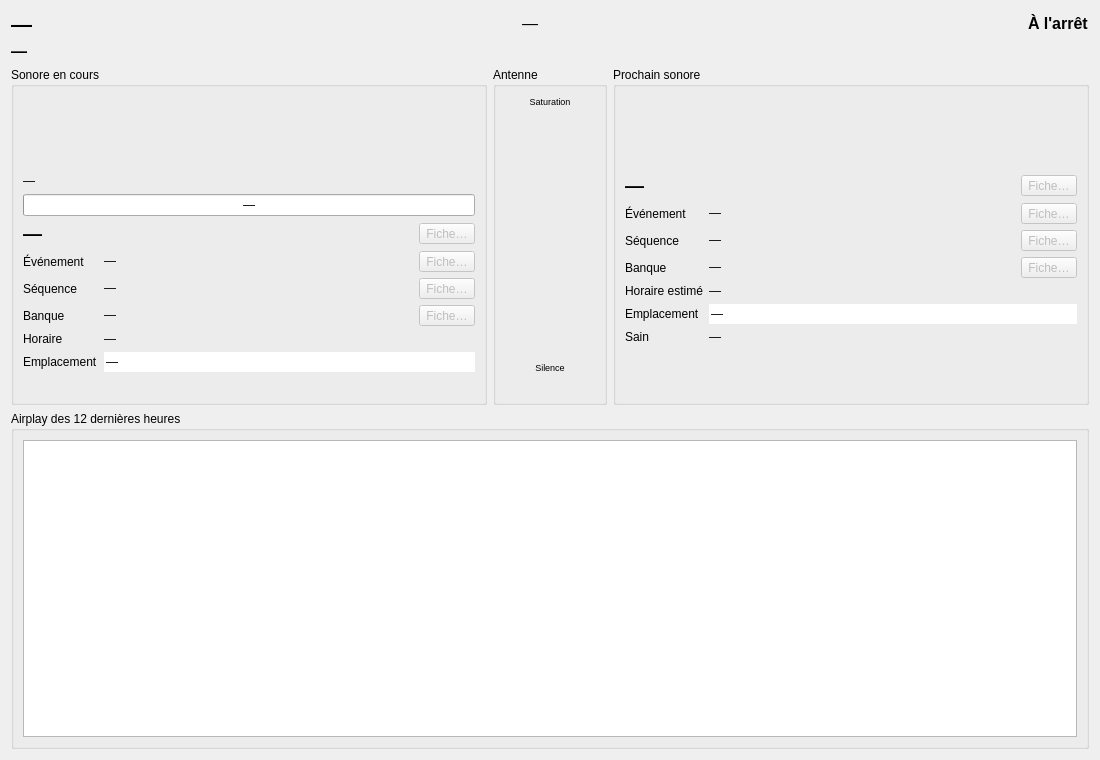
<?xml version="1.0" encoding="UTF-8"?>
<ui version="4.0">
 <class>EcranParDefaut</class>
 <widget class="QWidget" name="EcranParDefaut">
  <property name="geometry">
   <rect>
    <x>0</x>
    <y>0</y>
    <width>1100</width>
    <height>760</height>
   </rect>
  </property>
  <property name="windowTitle">
   <string>MachinCast</string>
  </property>
  <layout class="QVBoxLayout" name="disposition">
   <item>
    <layout class="QHBoxLayout" name="bandeau" stretch="0,1,0">
     <item>
      <widget class="QLabel" name="heure">
       <property name="font">
        <font>
         <pointsize>16</pointsize><bold>true</bold>
        </font>
       </property>
       <property name="text">
        <string>—</string>
       </property>
       <property name="textInteractionFlags">
        <set>Qt::TextInteractionFlag::TextSelectableByMouse</set>
       </property>
      </widget>
     </item>
     <item>
      <widget class="QLabel" name="texte_public">
       <property name="toolTip">
        <string>Ce que les sorties publiques affichent du sonore en cours</string>
       </property>
       <property name="font">
        <font>
         <pointsize>12</pointsize>
         <italic>true</italic>
        </font>
       </property>
       <property name="text">
        <string>—</string>
       </property>
       <property name="alignment">
        <set>Qt::AlignmentFlag::AlignCenter</set>
       </property>
       <property name="wordWrap">
        <bool>true</bool>
       </property>
       <property name="textInteractionFlags">
        <set>Qt::TextInteractionFlag::TextSelectableByMouse</set>
       </property>
      </widget>
     </item>
     <item>
      <widget class="QLabel" name="etat_lecture">
       <property name="toolTip">
        <string>État de Machin lecture</string>
       </property>
       <property name="font">
        <font>
         <pointsize>12</pointsize><bold>true</bold>
        </font>
       </property>
       <property name="text">
        <string>À l'arrêt</string>
       </property>
       <property name="textInteractionFlags">
        <set>Qt::TextInteractionFlag::TextSelectableByMouse</set>
       </property>
      </widget>
     </item>
    </layout>
   </item>
   <item>
    <layout class="QHBoxLayout" name="ligne_evenement_antenne" stretch="1">
     <item>
      <widget class="QLabel" name="evenement_antenne">
       <property name="toolTip">
        <string>Événement à l'antenne</string>
       </property>
       <property name="font">
        <font>
         <pointsize>12</pointsize><bold>true</bold>
        </font>
       </property>
       <property name="text">
        <string>—</string>
       </property>
       <property name="textInteractionFlags">
        <set>Qt::TextInteractionFlag::TextSelectableByMouse</set>
       </property>
       <property name="wordWrap">
        <bool>true</bool>
       </property>
      </widget>
     </item>
    </layout>
   </item>
   <item>
    <layout class="QHBoxLayout" name="sonores" stretch="1,0,1">
     <item>
      <widget class="QGroupBox" name="cadre_en_cours">
       <property name="title">
        <string>Sonore en cours</string>
       </property>
       <layout class="QVBoxLayout" name="disposition_en_cours">
        <item>
         <widget class="QWidget" name="place_frise_en_cours" native="true">
          <property name="toolTip">
           <string>Forme d'onde, blancs et fondus du sonore en cours, tels que la diffusion le joue</string>
          </property>
          <property name="minimumSize">
           <size>
            <width>0</width>
            <height>72</height>
           </size>
          </property>
         </widget>
        </item>
        <item>
         <widget class="QLabel" name="en_cours_reste">
          <property name="text">
           <string>—</string>
          </property>
          <property name="textInteractionFlags">
           <set>Qt::TextInteractionFlag::TextSelectableByMouse</set>
          </property>
         </widget>
        </item>
        <item>
         <widget class="QProgressBar" name="en_cours_progression">
          <property name="maximum">
           <number>100</number>
          </property>
          <property name="value">
           <number>0</number>
          </property>
          <property name="format">
           <string>—</string>
          </property>
         </widget>
        </item>
        <item>
         <layout class="QHBoxLayout" name="ligne_en_cours_titre" stretch="1,0">
          <item>
           <widget class="QLabel" name="en_cours_titre">
       <property name="font">
        <font>
         <pointsize>14</pointsize><bold>true</bold>
        </font>
       </property>
       <property name="text">
        <string>—</string>
       </property>
       <property name="textInteractionFlags">
        <set>Qt::TextInteractionFlag::TextSelectableByMouse</set>
       </property>
       <property name="wordWrap">
        <bool>true</bool>
       </property>
      </widget>
          </item>
          <item>
           <widget class="QToolButton" name="ouvrir_sonore_en_cours">
          <property name="toolTip">
           <string>Ouvrir la fiche du sonore</string>
          </property>
          <property name="text">
           <string>Fiche…</string>
          </property>
          <property name="enabled">
           <bool>false</bool>
          </property>
         </widget>
          </item>
         </layout>
        </item>
        <item>
         <layout class="QFormLayout" name="formulaire_en_cours">
          <item row="0" column="0">
           <widget class="QLabel" name="intitule_en_cours_evenement">
            <property name="text">
             <string>Événement</string>
            </property>
           </widget>
          </item>
          <item row="0" column="1">
           <layout class="QHBoxLayout" name="ligne_en_cours_evenement" stretch="1,0">
            <item>
             <widget class="QLabel" name="en_cours_evenement">
       <property name="text">
        <string>—</string>
       </property>
       <property name="textInteractionFlags">
        <set>Qt::TextInteractionFlag::TextSelectableByMouse</set>
       </property>
       <property name="wordWrap">
        <bool>true</bool>
       </property>
      </widget>
            </item>
            <item>
             <widget class="QToolButton" name="ouvrir_evenement_en_cours">
          <property name="toolTip">
           <string>Ouvrir la fiche de l'événement</string>
          </property>
          <property name="text">
           <string>Fiche…</string>
          </property>
          <property name="enabled">
           <bool>false</bool>
          </property>
         </widget>
            </item>
           </layout>
          </item>
          <item row="1" column="0">
           <widget class="QLabel" name="intitule_en_cours_sequence">
            <property name="text">
             <string>Séquence</string>
            </property>
           </widget>
          </item>
          <item row="1" column="1">
           <layout class="QHBoxLayout" name="ligne_en_cours_sequence" stretch="1,0">
            <item>
           <widget class="QLabel" name="en_cours_sequence">
       <property name="text">
        <string>—</string>
       </property>
       <property name="textInteractionFlags">
        <set>Qt::TextInteractionFlag::TextSelectableByMouse</set>
       </property>
       <property name="wordWrap">
        <bool>true</bool>
       </property>
      </widget>
            </item>
            <item>
             <widget class="QToolButton" name="ouvrir_sequence_en_cours">
          <property name="toolTip">
           <string>Ouvrir la fiche de la séquence</string>
          </property>
          <property name="text">
           <string>Fiche…</string>
          </property>
          <property name="enabled">
           <bool>false</bool>
          </property>
         </widget>
            </item>
           </layout>
          </item>
          <item row="2" column="0">
           <widget class="QLabel" name="intitule_en_cours_banque">
            <property name="text">
             <string>Banque</string>
            </property>
           </widget>
          </item>
          <item row="2" column="1">
           <layout class="QHBoxLayout" name="ligne_en_cours_banque" stretch="1,0">
            <item>
           <widget class="QLabel" name="en_cours_banque">
       <property name="text">
        <string>—</string>
       </property>
       <property name="textInteractionFlags">
        <set>Qt::TextInteractionFlag::TextSelectableByMouse</set>
       </property>
       <property name="wordWrap">
        <bool>true</bool>
       </property>
      </widget>
            </item>
            <item>
             <widget class="QToolButton" name="ouvrir_banque_en_cours">
          <property name="toolTip">
           <string>Ouvrir la fiche de la banque</string>
          </property>
          <property name="text">
           <string>Fiche…</string>
          </property>
          <property name="enabled">
           <bool>false</bool>
          </property>
         </widget>
            </item>
           </layout>
          </item>
          <item row="3" column="0">
           <widget class="QLabel" name="intitule_en_cours_horaire">
            <property name="text">
             <string>Horaire</string>
            </property>
           </widget>
          </item>
          <item row="3" column="1">
           <widget class="QLabel" name="en_cours_horaire">
       <property name="text">
        <string>—</string>
       </property>
       <property name="textInteractionFlags">
        <set>Qt::TextInteractionFlag::TextSelectableByMouse</set>
       </property>
       <property name="wordWrap">
        <bool>true</bool>
       </property>
      </widget>
          </item>
          <item row="4" column="0">
           <widget class="QLabel" name="intitule_en_cours_emplacement">
            <property name="text">
             <string>Emplacement</string>
            </property>
           </widget>
          </item>
          <item row="4" column="1">
           <widget class="QLineEdit" name="en_cours_emplacement">
            <property name="text">
             <string>—</string>
            </property>
            <property name="frame">
             <bool>false</bool>
            </property>
            <property name="readOnly">
             <bool>true</bool>
            </property>
           </widget>
          </item>
         </layout>
        </item>
        <item>
         <spacer name="tasser_en_cours">
          <property name="orientation">
           <enum>Qt::Orientation::Vertical</enum>
          </property>
          <property name="sizeHint" stdset="0">
           <size>
            <width>0</width>
            <height>0</height>
           </size>
          </property>
         </spacer>
        </item>
       </layout>
      </widget>
     </item>
     <item>
      <widget class="QGroupBox" name="colonne_antenne">
       <property name="maximumSize">
        <size>
         <width>140</width>
         <height>16777215</height>
        </size>
       </property>
       <property name="title">
        <string>Antenne</string>
       </property>
       <layout class="QVBoxLayout" name="disposition_antenne" stretch="0,1,0,0">
        <item>
         <widget class="QLabel" name="voyant_saturation">
          <property name="font">
           <font>
            <pointsize>7</pointsize>
           </font>
          </property>
          <property name="toolTip">
           <string>Une crête à -1 dBFS ou plus, dans les 3 dernières secondes</string>
          </property>
          <property name="text">
           <string>Saturation</string>
          </property>
          <property name="alignment">
           <set>Qt::AlignmentFlag::AlignCenter</set>
          </property>
         </widget>
        </item>
        <item>
         <widget class="QWidget" name="place_vumetre" native="true">
          <property name="sizePolicy">
           <sizepolicy hsizetype="Preferred" vsizetype="Expanding">
            <horstretch>0</horstretch>
            <verstretch>1</verstretch>
           </sizepolicy>
          </property>
          <property name="minimumSize">
           <size>
            <width>90</width>
            <height>160</height>
           </size>
          </property>
         </widget>
        </item>
        <item>
         <widget class="QLabel" name="voyant_silence">
          <property name="font">
           <font>
            <pointsize>7</pointsize>
           </font>
          </property>
          <property name="toolTip">
           <string>Plus de 5 secondes sous -50 dBFS</string>
          </property>
          <property name="text">
           <string>Silence</string>
          </property>
          <property name="alignment">
           <set>Qt::AlignmentFlag::AlignCenter</set>
          </property>
         </widget>
        </item>
        <item>
         <widget class="QLabel" name="etat_moniteur">
          <property name="text">
           <string/>
          </property>
          <property name="wordWrap">
           <bool>true</bool>
          </property>
         </widget>
        </item>
       </layout>
      </widget>
     </item>
     <item>
      <widget class="QGroupBox" name="cadre_prochain">
       <property name="title">
        <string>Prochain sonore</string>
       </property>
       <layout class="QVBoxLayout" name="disposition_prochain">
        <item>
         <widget class="QWidget" name="place_frise_prochain" native="true">
          <property name="toolTip">
           <string>Forme d'onde, blancs et fondus du prochain sonore, tels que la diffusion le jouera</string>
          </property>
          <property name="minimumSize">
           <size>
            <width>0</width>
            <height>72</height>
           </size>
          </property>
         </widget>
        </item>
        <item>
         <layout class="QHBoxLayout" name="ligne_prochain_titre" stretch="1,0">
          <item>
           <widget class="QLabel" name="prochain_titre">
       <property name="font">
        <font>
         <pointsize>14</pointsize><bold>true</bold>
        </font>
       </property>
       <property name="text">
        <string>—</string>
       </property>
       <property name="textInteractionFlags">
        <set>Qt::TextInteractionFlag::TextSelectableByMouse</set>
       </property>
       <property name="wordWrap">
        <bool>true</bool>
       </property>
      </widget>
          </item>
          <item>
           <widget class="QToolButton" name="ouvrir_sonore_prochain">
          <property name="toolTip">
           <string>Ouvrir la fiche du sonore</string>
          </property>
          <property name="text">
           <string>Fiche…</string>
          </property>
          <property name="enabled">
           <bool>false</bool>
          </property>
         </widget>
          </item>
         </layout>
        </item>
        <item>
         <layout class="QFormLayout" name="formulaire_prochain">
          <item row="0" column="0">
           <widget class="QLabel" name="intitule_prochain_evenement">
            <property name="text">
             <string>Événement</string>
            </property>
           </widget>
          </item>
          <item row="0" column="1">
           <layout class="QHBoxLayout" name="ligne_prochain_evenement" stretch="1,0">
            <item>
             <widget class="QLabel" name="prochain_evenement">
       <property name="text">
        <string>—</string>
       </property>
       <property name="textInteractionFlags">
        <set>Qt::TextInteractionFlag::TextSelectableByMouse</set>
       </property>
       <property name="wordWrap">
        <bool>true</bool>
       </property>
      </widget>
            </item>
            <item>
             <widget class="QToolButton" name="ouvrir_evenement_prochain">
          <property name="toolTip">
           <string>Ouvrir la fiche de l'événement</string>
          </property>
          <property name="text">
           <string>Fiche…</string>
          </property>
          <property name="enabled">
           <bool>false</bool>
          </property>
         </widget>
            </item>
           </layout>
          </item>
          <item row="1" column="0">
           <widget class="QLabel" name="intitule_prochain_sequence">
            <property name="text">
             <string>Séquence</string>
            </property>
           </widget>
          </item>
          <item row="1" column="1">
           <layout class="QHBoxLayout" name="ligne_prochain_sequence" stretch="1,0">
            <item>
           <widget class="QLabel" name="prochain_sequence">
       <property name="text">
        <string>—</string>
       </property>
       <property name="textInteractionFlags">
        <set>Qt::TextInteractionFlag::TextSelectableByMouse</set>
       </property>
       <property name="wordWrap">
        <bool>true</bool>
       </property>
      </widget>
            </item>
            <item>
             <widget class="QToolButton" name="ouvrir_sequence_prochain">
          <property name="toolTip">
           <string>Ouvrir la fiche de la séquence</string>
          </property>
          <property name="text">
           <string>Fiche…</string>
          </property>
          <property name="enabled">
           <bool>false</bool>
          </property>
         </widget>
            </item>
           </layout>
          </item>
          <item row="2" column="0">
           <widget class="QLabel" name="intitule_prochain_banque">
            <property name="text">
             <string>Banque</string>
            </property>
           </widget>
          </item>
          <item row="2" column="1">
           <layout class="QHBoxLayout" name="ligne_prochain_banque" stretch="1,0">
            <item>
           <widget class="QLabel" name="prochain_banque">
       <property name="text">
        <string>—</string>
       </property>
       <property name="textInteractionFlags">
        <set>Qt::TextInteractionFlag::TextSelectableByMouse</set>
       </property>
       <property name="wordWrap">
        <bool>true</bool>
       </property>
      </widget>
            </item>
            <item>
             <widget class="QToolButton" name="ouvrir_banque_prochain">
          <property name="toolTip">
           <string>Ouvrir la fiche de la banque</string>
          </property>
          <property name="text">
           <string>Fiche…</string>
          </property>
          <property name="enabled">
           <bool>false</bool>
          </property>
         </widget>
            </item>
           </layout>
          </item>
          <item row="3" column="0">
           <widget class="QLabel" name="intitule_prochain_horaire">
            <property name="text">
             <string>Horaire estimé</string>
            </property>
           </widget>
          </item>
          <item row="3" column="1">
           <widget class="QLabel" name="prochain_horaire">
       <property name="text">
        <string>—</string>
       </property>
       <property name="textInteractionFlags">
        <set>Qt::TextInteractionFlag::TextSelectableByMouse</set>
       </property>
       <property name="wordWrap">
        <bool>true</bool>
       </property>
      </widget>
          </item>
          <item row="4" column="0">
           <widget class="QLabel" name="intitule_prochain_emplacement">
            <property name="text">
             <string>Emplacement</string>
            </property>
           </widget>
          </item>
          <item row="4" column="1">
           <widget class="QLineEdit" name="prochain_emplacement">
            <property name="text">
             <string>—</string>
            </property>
            <property name="frame">
             <bool>false</bool>
            </property>
            <property name="readOnly">
             <bool>true</bool>
            </property>
           </widget>
          </item>
          <item row="5" column="0">
           <widget class="QLabel" name="intitule_prochain_sain">
            <property name="text">
             <string>Sain</string>
            </property>
           </widget>
          </item>
          <item row="5" column="1">
           <widget class="QLabel" name="prochain_sain">
       <property name="text">
        <string>—</string>
       </property>
       <property name="textInteractionFlags">
        <set>Qt::TextInteractionFlag::TextSelectableByMouse</set>
       </property>
      </widget>
          </item>
         </layout>
        </item>
        <item>
         <spacer name="tasser_prochain">
          <property name="orientation">
           <enum>Qt::Orientation::Vertical</enum>
          </property>
          <property name="sizeHint" stdset="0">
           <size>
            <width>0</width>
            <height>0</height>
           </size>
          </property>
         </spacer>
        </item>
       </layout>
      </widget>
     </item>
    </layout>
   </item>
   <item>
    <widget class="QGroupBox" name="cadre_airplay">
     <property name="title">
      <string>Airplay des 12 dernières heures</string>
     </property>
     <layout class="QVBoxLayout" name="disposition_airplay">
      <item>
       <widget class="QTableView" name="table_airplay">
        <property name="toolTip">
         <string>Double-clic sur un sonore, un événement, une séquence ou une banque : ouvrir sa fiche</string>
        </property>
        <property name="editTriggers">
         <set>QAbstractItemView::EditTrigger::NoEditTriggers</set>
        </property>
        <property name="alternatingRowColors">
         <bool>true</bool>
        </property>
        <property name="selectionBehavior">
         <enum>QAbstractItemView::SelectionBehavior::SelectRows</enum>
        </property>
        <attribute name="verticalHeaderVisible">
         <bool>false</bool>
        </attribute>
        <attribute name="horizontalHeaderStretchLastSection">
         <bool>true</bool>
        </attribute>
       </widget>
      </item>
     </layout>
    </widget>
   </item>
  </layout>
 </widget>
 <resources/>
 <connections/>
</ui>
